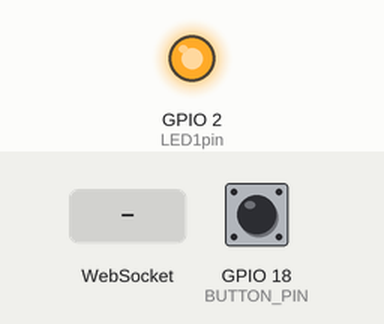
This program was run on a simulated ESP32. Shown: output pins drawn as LEDs (lit = HIGH). The inputs (shaded band) are chosen by the test bench; at power-on: GPIO 18 (BUTTON_PIN) LOW. WiFi joins after 1.5 s; servers stay silent unless stated; what the program prints to the serial monitor is not drawn.

Above: at 1.6 s.
At 3.7 s:
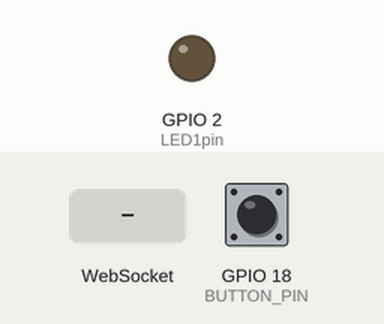
3.8 s: WebSocket text "LED" received
5.3 s: WebSocket text "1" received
Timing chart, 0 to 8.3 s (numbered marks = the images above; inputs shaded):
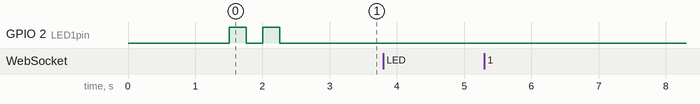

The program:

main.cpp
```cpp
#include <Arduino.h>
#include <WiFi.h>
#include <WebSocketsClient.h>
#include <ArduinoJson.h>

#include <secrets.h>
#include <wifi_log.h>

// EN: ESP32 side of joined-example-03 — **bidirectional**. Same JSON
//     receive path as joined-example-02 (LED commands from the browser
//     via Node), plus a new outbound path: a physical button on GPIO 18
//     is read every loop; when its state changes, the chip pushes a
//     `{"tipSporočila":"tipka","pin":18,"vrednost":0|1}` message back
//     through the same socket. Node routes it to all browsers, which
//     display the latest value.
// SL: Stran ESP32 v joined-example-03 — **dvosmerna**. Enak sprejem
//     JSON sporočil kot v joined-example-02 (ukazi za LED iz brskalnika
//     prek Node-a), poleg tega pa nova pot navzven: fizična tipka na
//     GPIO 18 se bere v vsaki zanki; ob spremembi stanja čip prek istega
//     vtičnika pošlje sporočilo
//     `{"tipSporočila":"tipka","pin":18,"vrednost":0|1}`. Node ga
//     usmeri vsem brskalnikom, ki prikažejo zadnjo vrednost.
const uint16_t SERVER_PORT = 8811;
const uint8_t  BUTTON_PIN  = 18;

WebSocketsClient webSocket;

uint8_t LED1pin    = 2;
bool    LED1status = LOW;

int prejsnjeStanje = LOW;
int trenutnoStanje;

void onWebSocketEvent(WStype_t type, uint8_t* payload, size_t length) {
  switch (type) {
    case WStype_CONNECTED:
      Serial.printf("Povezana s strežnikom %s:%u\n", SERVER_HOST, SERVER_PORT);
      break;

    case WStype_DISCONNECTED:
      Serial.println("Povezava s strežnikom prekinjena.");
      break;

    case WStype_TEXT: {
      Serial.printf("Prejeto: %s\n", payload);

      StaticJsonDocument<256> doc;
      DeserializationError err = deserializeJson(doc, payload);
      if (err) {
        Serial.print("deserializeJson() — napaka: ");
        Serial.println(err.c_str());
        return;
      }

      const char* tip = doc["tipSporočila"];
      if (tip && strcmp(tip, "LED") == 0) {
        int pin      = doc["pin"];
        int vrednost = doc["vrednost"];
        if (pin == LED1pin) {
          LED1status = (vrednost == 1) ? HIGH : LOW;
        }
      }
      break;
    }

    default:
      break;
  }
}

void setup() {
  Serial.begin(115200);

  printWifiTarget();
  WiFi.begin(WIFI_SSID, WIFI_PASSWORD);

  while (WiFi.status() != WL_CONNECTED) {
    delay(500);
    Serial.println("Povezovanje z WiFi omrežjem ...");
  }

  Serial.println("Modul esp32 je povezan!");
  Serial.print("IP naslov esp32 modula: ");
  Serial.println(WiFi.localIP());

  pinMode(LED1pin, OUTPUT);
  pinMode(BUTTON_PIN, INPUT);

  digitalWrite(LED1pin, HIGH); delay(250);
  digitalWrite(LED1pin, LOW);  delay(250);
  digitalWrite(LED1pin, HIGH); delay(250);
  digitalWrite(LED1pin, LOW);  delay(250);

  webSocket.begin(SERVER_HOST, SERVER_PORT);
  webSocket.onEvent(onWebSocketEvent);
}

void loop() {
  webSocket.loop();

  // EN: drive the LED from the state set by incoming messages.
  // SL: krmilimo LED glede na stanje, ki ga je nastavilo dohodno sporočilo.
  digitalWrite(LED1pin, LED1status ? HIGH : LOW);

  // EN: edge-detect the button — only send a message when the state
  //     CHANGES, not every loop iteration. Uses a raw-string literal so
  //     the JSON's double quotes don't need escaping. The 50 ms loop
  //     delay below acts as crude debouncing.
  // SL: zaznava roba na tipki — sporočilo pošljemo le ob SPREMEMBI
  //     stanja, ne ob vsaki ponovitvi zanke. Uporabimo surov niz, tako
  //     da dvojnih narekovajev v JSON-u ni treba ubežati. 50 ms
  //     zakasnitev v zanki služi kot groba debouncing zaščita.
  trenutnoStanje = digitalRead(BUTTON_PIN);
  if (trenutnoStanje != prejsnjeStanje) {
    String dataString = (trenutnoStanje == HIGH)
        ? R"({"tipSporočila":"tipka","pin":18,"vrednost":1})"
        : R"({"tipSporočila":"tipka","pin":18,"vrednost":0})";
    webSocket.sendTXT(dataString);
    prejsnjeStanje = trenutnoStanje;
  }

  delay(50);
}
```

Measured:
- after the input at 3.8 s, every drawn part: stays the same
- after the input at 5.3 s, every drawn part: stays the same
